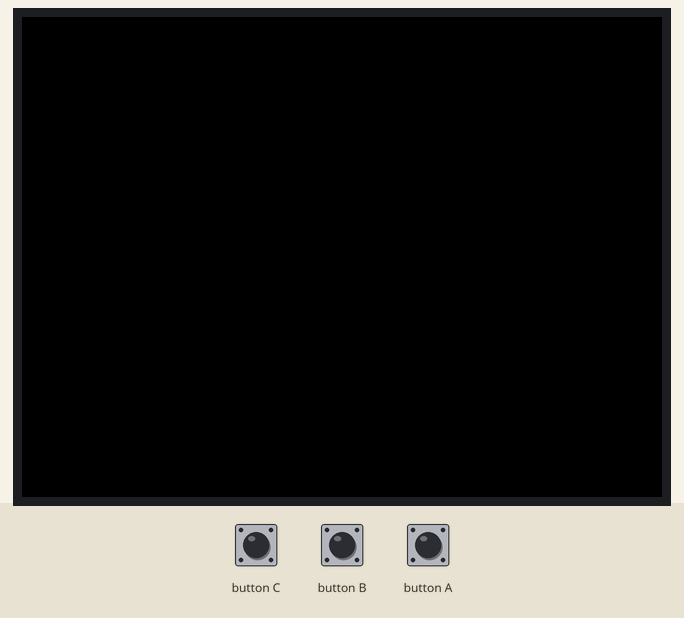
Simulated run of this program. Board: ESP32. Parts: 320×240 colour display. The test bench sets the inputs (shaded band).

Above: at 1.3 s.
1.4 s: button A pressed for 1 s
At 1.55 s:
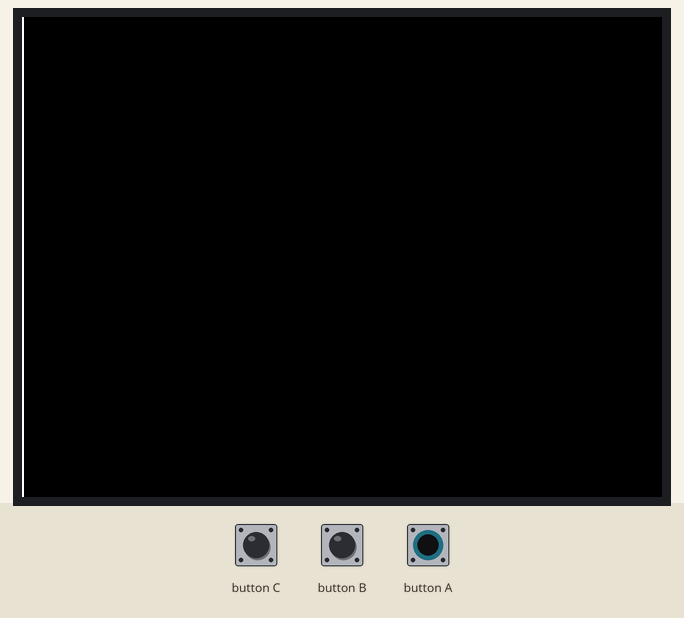
3.0 s: button A pressed for 0.15 s
At 3.37 s:
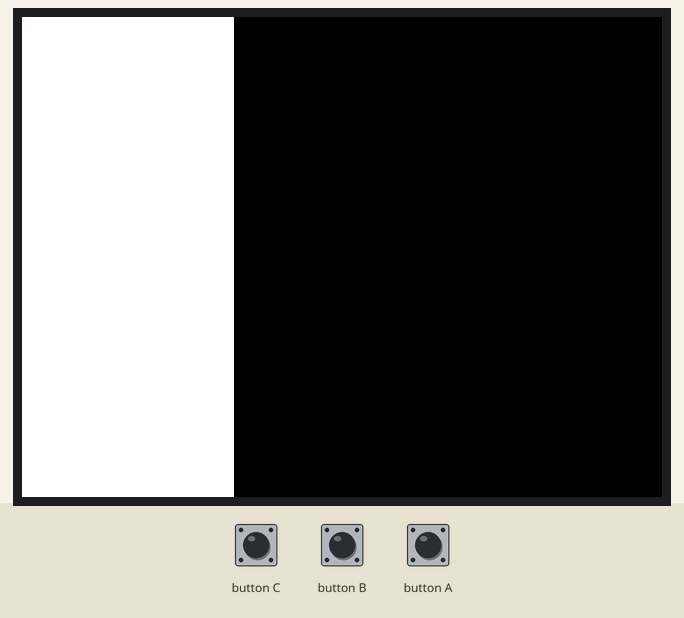
Timing chart, 0 to 6.0 s (numbered marks = the images above; inputs shaded):
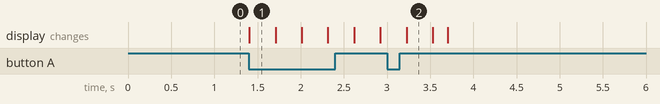

The program:

main.cpp
```cpp
#include <M5Stack.h>

int rect_width = 0;

void setup() { M5.begin(); }

void loop() {
  M5.update();
  M5.Lcd.fillRect(rect_width - 1, 0, 1, 240, WHITE);
  M5.Lcd.fillRect(rect_width, 0, 1, 240, BLACK);

  if (M5.BtnA.isPressed()) {
    rect_width += 1;
  } else {
    rect_width -= 1;
  }

  rect_width = constrain(rect_width, 0, 320);
  delay(4);
}
```

Measured:
- after the input at 1.4 s, the display: changes at once (image 1)
